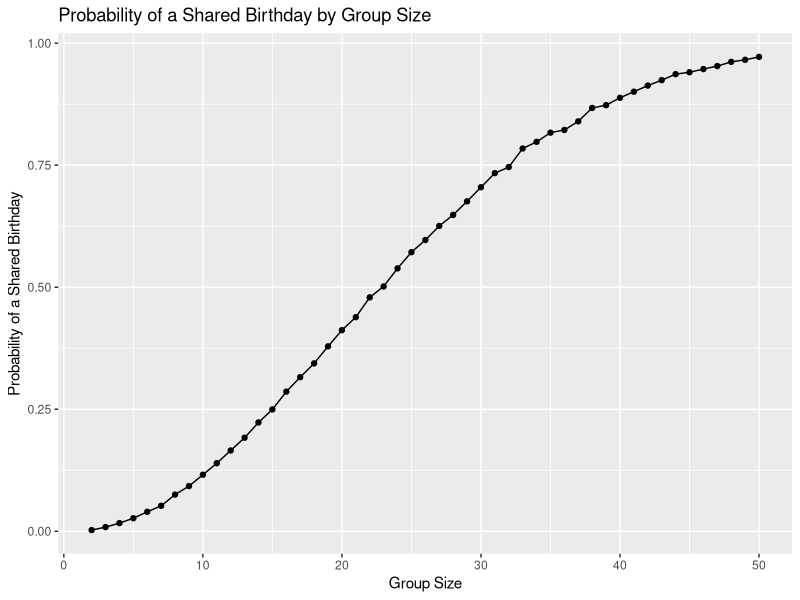

Generate this figure with R:
## ---- chunk 1
library(tidyverse)
## ---- chunk 2
set.seed(1)

birthday_sim = function(group_size) {
  birthdays = sample(1:365, group_size, replace = TRUE)
  shared_birthday = n_distinct(birthdays) < group_size
  shared_birthday
}
## ---- chunk 3
birthday_results = 
  expand_grid(
    group_size = 2:50,
    iter = 1:10000
  ) |> 
  mutate(
    shared_birthday = map_lgl(group_size, birthday_sim)
  )
## ---- chunk 4
birthday_summary = 
  birthday_results |> 
  group_by(group_size) |> 
  summarize(
    probability = mean(shared_birthday)
  )
## ---- chunk 5
birthday_summary |> 
  ggplot(aes(x = group_size, y = probability)) +
  geom_point() +
  geom_line() +
  labs(
    title = "Probability of a Shared Birthday by Group Size",
    x = "Group Size",
    y = "Probability of a Shared Birthday"
  )
